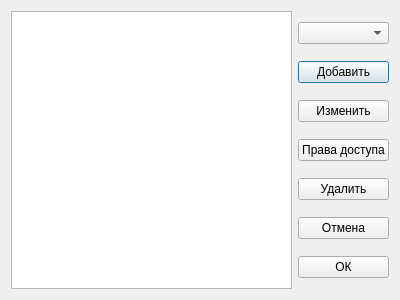
<?xml version="1.0" encoding="UTF-8"?>
<ui version="4.0">
 <class>dictionarySettings</class>
 <widget class="QDialog" name="dictionarySettings">
  <property name="geometry">
   <rect>
    <x>0</x>
    <y>0</y>
    <width>400</width>
    <height>300</height>
   </rect>
  </property>
  <property name="windowTitle">
   <string>Dialog</string>
  </property>
  <layout class="QHBoxLayout" name="horizontalLayout">
   <item>
    <widget class="QListWidget" name="listDictionary"/>
   </item>
   <item>
    <layout class="QVBoxLayout" name="verticalLayout">
     <item>
      <widget class="QComboBox" name="comboProfile"/>
     </item>
     <item>
      <widget class="QPushButton" name="buttonAdd">
       <property name="text">
        <string>Добавить</string>
       </property>
      </widget>
     </item>
     <item>
      <widget class="QPushButton" name="buttonChange">
       <property name="text">
        <string>Изменить</string>
       </property>
      </widget>
     </item>
     <item>
      <widget class="QPushButton" name="buttonAccesses">
       <property name="text">
        <string>Права доступа</string>
       </property>
      </widget>
     </item>
     <item>
      <widget class="QPushButton" name="buttonDelete">
       <property name="text">
        <string>Удалить</string>
       </property>
      </widget>
     </item>
     <item>
      <widget class="QPushButton" name="buttonCancel">
       <property name="text">
        <string>Отмена</string>
       </property>
      </widget>
     </item>
     <item>
      <widget class="QPushButton" name="buttonOK">
       <property name="text">
        <string>ОК</string>
       </property>
      </widget>
     </item>
    </layout>
   </item>
  </layout>
 </widget>
 <resources/>
 <connections/>
</ui>
